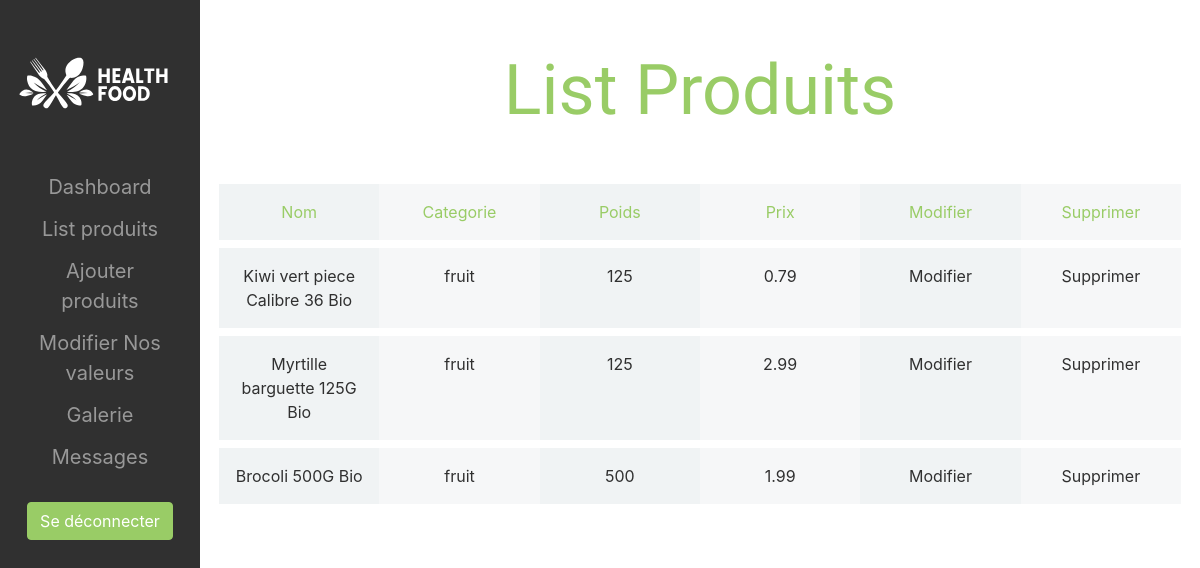
Before: /admin/produits/index.php (signed in) with the older database file.
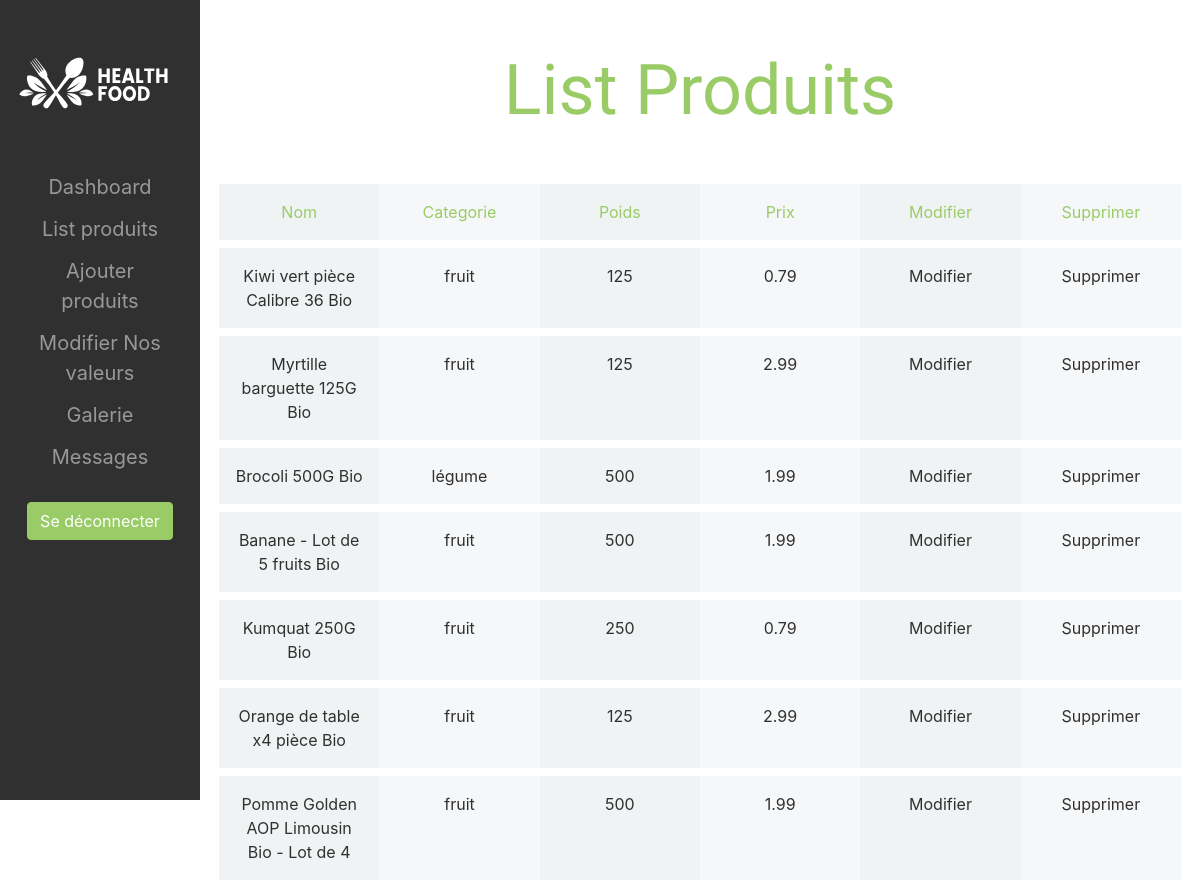
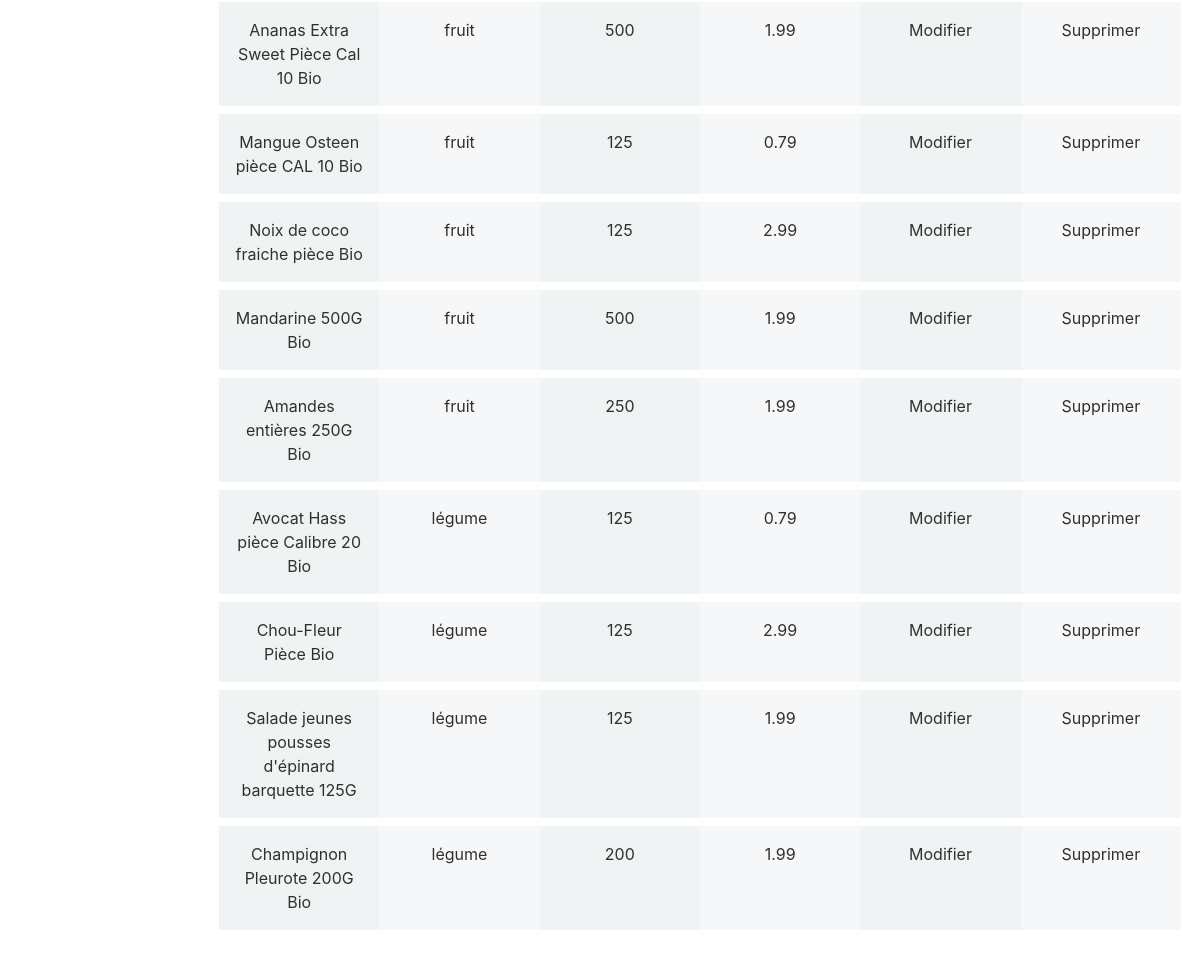
After: the same page with the newer database file (2 pictures, top to bottom).
### tables this page shows
CREATE TABLE `davy_produits` (
  `id` bigint(20) NOT NULL,
  `nom` varchar(255) DEFAULT NULL,
  `photo` varchar(255) DEFAULT NULL,
  `description` text DEFAULT NULL,
  `prix` float DEFAULT NULL,
  `categorie` varchar(255) DEFAULT NULL,
  `origine` varchar(255) DEFAULT NULL,
  `date` date DEFAULT NULL,
  `poids` int(11) DEFAULT NULL
);

### admin/produits/list-produits.php (the view, shortened to what this page needs)
<div class="container my-5 color_white">
    <div class="row text-center p-1 color_green">
        <p class="col-sm size_s bg_grey m-0 p-3">Nom</p>
        <p class="col-sm size_s bg_grey2 m-0 p-3">Categorie</p>
        <p class="col-sm size_s bg_grey m-0 p-3">Poids</p>
        <p class="col-sm size_s bg_grey2 m-0 p-3">Prix</p>
        <p class="col-sm size_s bg_grey m-0 p-3">Modifier</p>
        <p class="col-sm size_s bg_grey2 m-0 p-3">Supprimer</p>
    </div>
    <?php
    $result = $pdo->query("SELECT * FROM davy_produits");
    while ($produit = $result->fetch(PDO::FETCH_ASSOC)) {
    ?>
    <div class="row text-center p-1">
        <p class="col-sm size_s bg_grey color_black m-0 p-3"><?php echo $produit["nom"]; ?></p>
        <p class="col-sm size_s bg_grey2 color_black m-0 p-3"><?php echo $produit["categorie"]; ?></p>
        <p class="col-sm size_s bg_grey color_black m-0 p-3"><?php echo $produit["poids"]; ?></p>
        <p class="col-sm size_s bg_grey2 color_black m-0 p-3"><?php echo $produit["prix"]; ?></p>
        <a title="Bouton Modifier" href="modifier/index.php?id=<?php echo $produit['id']; ?>" class="color_black col-sm size_s bg_grey m-0 p-3">Modifier</a>
        <a title="Bouton Supprimer" href="?delete=<?php echo $produit["id"]; ?>" class="color_black col-sm size_s bg_grey2 m-0 p-3">Supprimer</a>
    </div>
    <?php
    }
    ?>
</div>

### admin/header-admin.php (shortened to what this page needs)
<?php
$bouton_connexion = "Se déconnecter";
if (isset($_SESSION['connect'])) {
    if ($_SESSION['connect'] == "connect") {
        $bouton_connexion = "Se déconnecter";
    }
    else {
        $bouton_connexion = "Se connecter";
    }
}
else {
    $bouton_connexion = "Se connecter";
}
?>
<!DOCTYPE html>
<html lang="fr">
    <head>
        <link rel="stylesheet" href="<?php echo $chemin_page; ?>../css/bootstrap.min.css">
        <link rel="stylesheet" href="<?php echo $chemin_page; ?>../css/trumbowyg.min.css">
        <link rel="stylesheet" href="<?php echo $chemin_page; ?>../css/style.css">
    </head>
    <body>
        <div class="container-fluid">
            <div class="row">
                <div class="col-md-3 col-lg-2 text-center pt-5 menu_admin">
                    <div>
                        <a title="Bouton Accueil" class="navbar-brand" href="<?php echo $chemin_page; ?>../">
                            <img src="<?php echo $chemin_page; ?>../images/logo.svg" height="60" alt="logo">
                        </a>
                    </div><br><br>
                    <a title="Bouton List" class="btn bouton_admin size_m" href="<?php echo $chemin_page; ?>.">Dashboard</a><br>
                    <a title="Bouton Ajouter" class="btn bouton_admin size_m" href="<?php echo $chemin_page; ?>produits">List produits</a><br>
                    <a title="Bouton Ajouter" class="btn bouton_admin size_m" href="<?php echo $chemin_page; ?>ajouter">Ajouter produits</a><br>
                    <a title="Bouton Modifier" class="btn bouton_admin size_m" href="<?php echo $chemin_page; ?>valeurs">Modifier Nos valeurs</a><br>
                    <a title="Bouton Galerie" class="btn bouton_admin size_m" href="<?php echo $chemin_page; ?>galerie">Galerie</a><br>
                    <a title="Bouton Messages" class="btn bouton_admin size_m" href="<?php echo $chemin_page; ?>messages">Messages</a><br><br>
                    <form method="POST" action="">
                        <input class="btn bouton_green color_white" type="submit" name="connexion" value="<?php echo($bouton_connexion); ?>">
                    </form><br>
                </div>
                <div class="col-md-9 col-lg-10 offset-md-3 offset-lg-2">
                    <div class="col-lg color_white align-self-center text-center pt-5">
                        <h1 class="font_hotel color_green"><?php echo $title_header; ?></h1>
                    </div>

### admin/produits/index.php
<?php
include '../../config.php';
$title_header = "List Produits";
$chemin_page = "../";
include '../header-admin.php';
?>
<?php
if (isset($_SESSION['connect'])) {
    if ($_SESSION['connect'] == "connect") {
        include 'list-produits.php';
    }
}
?>
<?php
include '../footer-admin2.php';
?>

### admin/footer-admin2.php (shortened to what this page needs)
                </div>
            </div>
        </div>
    </body>
</html>

### css/style.css (style rules this page uses)
body { margin: 0px; }
a, a:hover { text-decoration: none; }
.font_hotel { font-family: 'Grand Hotel', cursive; }
body { color: #333333; }
.bouton_green { color: #333333; background-color: #99cc66; border: 1px solid #99cc66; }
.color_green { color: #99cc66; }
.color_white { color: white; }
.color_black { color: #303030; }
.bg_grey { background-color: #f0f3f4; }
.bg_grey2 { background-color: #f6f7f8; }
.bouton_admin { color: white; background-color: inherit; border: none; border-radius: 0px; opacity: 0.5; }
.menu_admin { background-color: #303030; min-height: 100vh; position: fixed; z-index: 1; top: 0; left: 0; overflow-x: hidden; }
h1 { font-size: 70px; }
p { font-size: 25px; }
.size_m { font-size: 20px; }
.size_s { font-size: 1rem; }

Changed rows visible on the page:
changed davy_produits: nom "Kiwi vert piece Calibre 36 Bio" → "Kiwi vert pièce Calibre 36 Bio"
changed davy_produits "Brocoli 500G Bio": categorie "fruit" → "légume"
added davy_produits: nom "Banane - Lot de 5 fruits Bio", categorie "fruit", poids "500", prix "1.99"
added davy_produits: nom "Kumquat 250G Bio", categorie "fruit", poids "250", prix "0.79"
added davy_produits: nom "Orange de table x4 pièce Bio", categorie "fruit", poids "125", prix "2.99"
added davy_produits: nom "Pomme Golden AOP Limousin Bio - Lot de 4", categorie "fruit", poids "500", prix "1.99"
added davy_produits: nom "Ananas Extra Sweet Pièce Cal 10 Bio", categorie "fruit", poids "500", prix "1.99"
added davy_produits: nom "Mangue Osteen pièce CAL 10 Bio", categorie "fruit", poids "125", prix "0.79"
added davy_produits: nom "Noix de coco fraiche pièce Bio", categorie "fruit", poids "125", prix "2.99"
added davy_produits: nom "Mandarine 500G Bio", categorie "fruit", poids "500", prix "1.99"
added davy_produits: nom "Amandes entières 250G Bio", categorie "fruit", poids "250", prix "1.99"
added davy_produits: nom "Avocat Hass pièce Calibre 20 Bio", categorie "légume", poids "125", prix "0.79"
added davy_produits: nom "Chou-Fleur Pièce Bio", categorie "légume", poids "125", prix "2.99"
added davy_produits: nom "Salade jeunes pousses d'épinard barquette 125G", categorie "légume", poids "125", prix "1.99"
added davy_produits: nom "Champignon Pleurote 200G Bio", categorie "légume", poids "200", prix "1.99"
